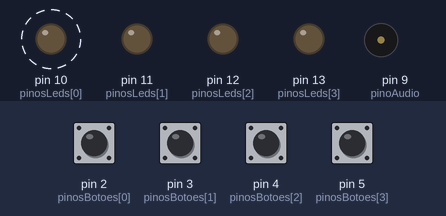
A sketch run on a simulated Arduino Uno, built with avr-gcc and run on an emulated ATmega328P. Parts: output pins drawn as LEDs (lit = HIGH), buzzer (waves = sounding). Dashed ring = blinking. Inputs (shaded band) come from the test bench; at power-on: pin 2 (pinosBotoes[0]), pin 3 (pinosBotoes[1]), pin 4 (pinosBotoes[2]), pin 5 (pinosBotoes[3]) LOW. Random numbers use the default seed unless the sketch sets one.

Above: at 2.9 s.
3.0 s: pin 2 (pinosBotoes[0]) pulled HIGH for 0.15 s
At 4.7 s:
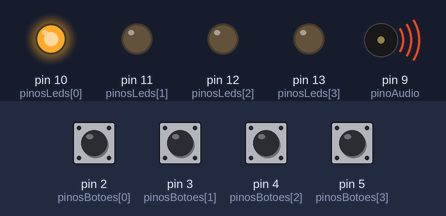
At 5.3 s:
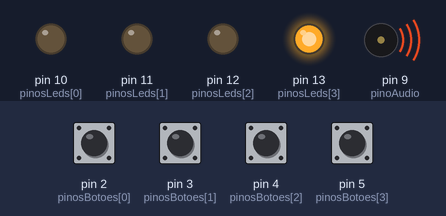
6.1 s: pin 3 (pinosBotoes[1]) pulled HIGH for 0.15 s
At 9.4 s:
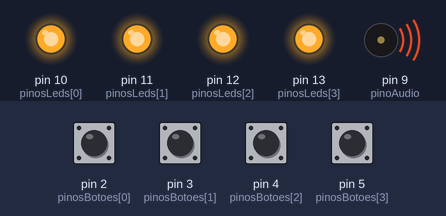
Timing chart, 0 to 12.5 s (numbered marks = the images above; inputs shaded):
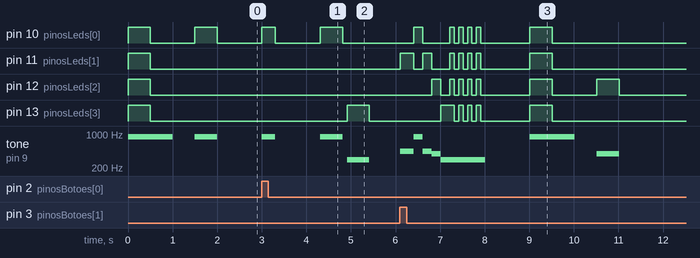

The sketch:

Genius.ino
```cpp
#define NOTE_D4  294
#define NOTE_G4  392
#define NOTE_A4  440
#define NOTE_A5  880

int tons[4] = { NOTE_A5, NOTE_A4, NOTE_G4, NOTE_D4 };

int sequencia[100] = {};
int rodada_atual = 0;

int passo_atual_na_sequencia = 0;

int pinoAudio = 9;
int pinosLeds[4] = { 10, 11, 12, 13 };
int pinosBotoes[4] = { 2, 3, 4, 5 };

int botao_pressionado = 0;

int perdeu_o_jogo = false;

void setup() {

  for (int i = 0; i <= 3; i++) {
    pinMode(pinosLeds[i], OUTPUT);
  }

  for (int i = 0; i <= 3; i++) {
    pinMode(pinosBotoes[i], INPUT);
  }

  pinMode(pinoAudio, OUTPUT);

  randomSeed(analogRead(0));
}

void loop() {
  if (perdeu_o_jogo) {
    int sequencia[100] = {};
    rodada_atual = 0;
    passo_atual_na_sequencia = 0;
    perdeu_o_jogo = false;
  }

  if (rodada_atual == 0) {
    tocarSomDeInicio();
    delay(500);
  }

  proximaRodada();
  reproduzirSequencia();
  aguardarJogador();

  delay(1000);
}

void proximaRodada() {
  int numero_sorteado = random(0, 4);
  sequencia[rodada_atual++] = numero_sorteado;
}

void reproduzirSequencia() {
  for (int i = 0; i < rodada_atual; i++) {
    tone(pinoAudio, tons[sequencia[i]]);
    digitalWrite(pinosLeds[sequencia[i]], HIGH);
    delay(500);
    noTone(pinoAudio);
    digitalWrite(pinosLeds[sequencia[i]], LOW);
    delay(100);
  }
  noTone(pinoAudio);
}

void aguardarJogador() {
  for (int i = 0; i < rodada_atual; i++) {
    aguardarJogada();
    verificarJogada();

    if (perdeu_o_jogo) {
      break;
    }

    passo_atual_na_sequencia++;
  }

  passo_atual_na_sequencia = 0;
}

void aguardarJogada() {
  boolean jogada_efetuada = false;
  while (!jogada_efetuada) {
    for (int i = 0; i <= 3; i++) {
      if (digitalRead(pinosBotoes[i]) == HIGH) {
        // Dizendo qual foi o botao pressionado.
        botao_pressionado = i;

        tone(pinoAudio, tons[i]);
        digitalWrite(pinosLeds[i], HIGH);
        delay(300);
        digitalWrite(pinosLeds[i], LOW);
        noTone(pinoAudio);

        jogada_efetuada = true;
      }
    }
    delay(10);
  }
}

void verificarJogada() {
  if (sequencia[passo_atual_na_sequencia] != botao_pressionado) {
    for (int i = 0; i <= 3; i++) {
      tone(pinoAudio, tons[i]);
      digitalWrite(pinosLeds[i], HIGH);
      delay(200);
      digitalWrite(pinosLeds[i], LOW);
      noTone(pinoAudio);
    }

    tone(pinoAudio, tons[3]);
    for (int i = 0; i <= 3; i++) {
      digitalWrite(pinosLeds[0], HIGH);
      digitalWrite(pinosLeds[1], HIGH);
      digitalWrite(pinosLeds[2], HIGH);
      digitalWrite(pinosLeds[3], HIGH);
      delay(100);
      digitalWrite(pinosLeds[0], LOW);
      digitalWrite(pinosLeds[1], LOW);
      digitalWrite(pinosLeds[2], LOW);
      digitalWrite(pinosLeds[3], LOW);
      delay(100);
    }
    noTone(pinoAudio);

    perdeu_o_jogo = true;
  }
}

void tocarSomDeInicio() {
  tone(pinoAudio, tons[0]);
  digitalWrite(pinosLeds[0], HIGH);
  digitalWrite(pinosLeds[1], HIGH);
  digitalWrite(pinosLeds[2], HIGH);
  digitalWrite(pinosLeds[3], HIGH);
  delay(500);
  digitalWrite(pinosLeds[0], LOW);
  digitalWrite(pinosLeds[1], LOW);
  digitalWrite(pinosLeds[2], LOW);
  digitalWrite(pinosLeds[3], LOW);
  delay(500);
  noTone(pinoAudio);
}
```

Measured:
- after the input at 3.0 s, pin 10 (pinosLeds[0]): LOW → HIGH at once, → LOW 0.30 s later, → HIGH 1.0 s later, → LOW 0.50 s later; pin 13 (pinosLeds[3]): LOW → HIGH after 1.9 s, → LOW 0.50 s later; tone on pin 9 (pinoAudio): plays 880 Hz for 0.30 s, 880 Hz for 0.50 s, 294 Hz for 0.50 s, starting at once
- after the input at 6.1 s, pin 10 (pinosLeds[0]): goes HIGH 0.20 s, LOW 0.60 s, 3 × (HIGH 0.10 s, LOW 0.10 s), HIGH 0.10 s, LOW 1.1 s, HIGH 0.50 s, then LOW, starting after 0.31 s; pin 11 (pinosLeds[1]): LOW → HIGH at once, → LOW 0.30 s later, → HIGH 0.21 s later, → LOW 0.20 s later, … (14 changes in this stretch)
- by itself, pin 10 (pinosLeds[0]): alternates HIGH for 0.50 s and LOW for 1.0 s
